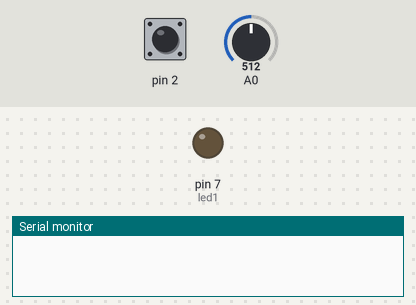
A sketch run on a simulated Arduino Uno, built with avr-gcc and run on an emulated ATmega328P. Parts: output pins drawn as LEDs (lit = HIGH), the last lines printed to the serial monitor. The test bench sets the inputs (shaded band); at power-on: pin 2 HIGH, A0 = 512.

Above: at 1.2 s.
1.3 s: pin 2 driven LOW
2.8 s: A0 set to 1010
At 5.3 s:
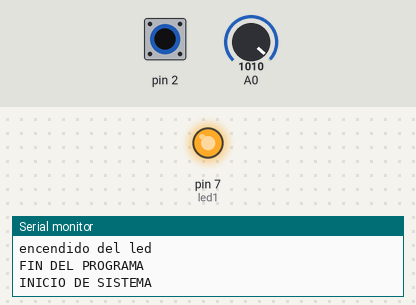
5.8 s: A0 set to 1023
8.8 s: pin 2 pulsed HIGH 2 times (0.12 s each, 0.3 s apart)
12.4 s: pin 2 pulsed HIGH 2 times (0.12 s each, 0.3 s apart)
Timing chart, 0 to 17.0 s (numbered marks = the images above; inputs shaded):
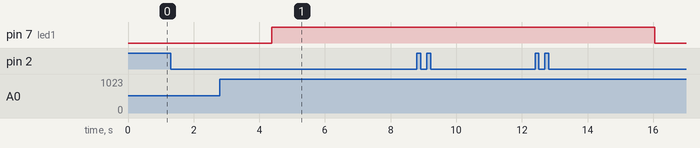

The sketch:

SolanoEdwin_parcial_eje1.ino
```cpp
/*
 * UTN-FICA-CITEL
 * SISTEMAS EMBEBIDOS
 * evalucion parcial
 * Nombre: Solano Edwin
 *
 */
 const int led1=7;//led1 salida
 int conversor;
 int cont=0;
 int btn1;
 int on=0;
 int tiempo=0;
 int i;

 void setup() {
  Serial.begin(9600);
 pinMode(led1,OUTPUT);
 attachInterrupt(0,activacion,LOW);

 }

void loop() {
if(on==1){
 encender();
}

}
void cambio(){
  btn1=analogRead(0);//lectura del potencimoetro
  btn1=map(btn1,0,1023,0,10000);//variable para colocar segundos
  tiempo=btn1;
  int valor;
  btn1=analogRead(0);//lectura del potencimoetro
  btn1=map(btn1,0,1023,0,10);//variable para colocar segundos
  valor=btn1;
  Serial.println(String("tiempo: ")+String(valor)+String("segundos"));
}
void activacion(){
  switch(on){
    case 0:
      Serial.println("INICIO DE SISTEMA");
      Serial.println("Ingrese valor del 0 a 10");
      cambio();
      on++;
    break;
    case 1:
      Serial.println("encendido del led");
      on++;
    break;
    case 2:
      Serial.println("FIN DEL PROGRAMA");
      on=0;
      tiempo=0;
      i=0;
    break;
  }
}

void encender(){
    digitalWrite(led1,HIGH);
    delay(tiempo);
  digitalWrite(led1,LOW);
  delay(tiempo);
}
```
